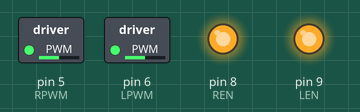
This sketch was run on a simulated Arduino Uno, built with avr-gcc and run on an emulated ATmega328P. Parts: switched loads named in the sketch (green lamp = pin HIGH), output pins drawn as LEDs (lit = HIGH).

Above: at 0.05 s.
At 4.05 s:
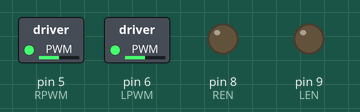
At 7.95 s:
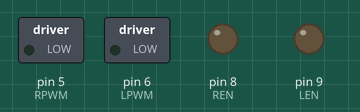
Timing chart, 0 to 10.4 s (numbered marks = the images above):
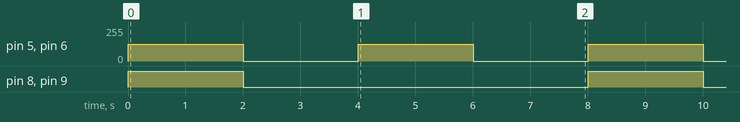

The sketch:

IBT_2_driver.ino
```cpp
#define RPWM 5
#define LPWM 6
#define REN 8
#define LEN 9

void setup() {
  pinMode(RPWM, OUTPUT);
  pinMode(LPWM, OUTPUT);
  pinMode(REN, OUTPUT);
  pinMode(LEN, OUTPUT);
}

void loop() {
  // Move motors forward at half speed
  analogWrite(RPWM, 127);
  analogWrite(LPWM, 127);
  digitalWrite(REN, HIGH);
  digitalWrite(LEN, HIGH);
  delay(2000);

  // Stop both motors
  analogWrite(RPWM, 0);
  analogWrite(LPWM, 0);
  digitalWrite(REN, LOW);
  digitalWrite(LEN, LOW);
  delay(2000);

  // Move motors backward at half speed
  analogWrite(RPWM, 127);
  analogWrite(LPWM, 127);
  digitalWrite(REN, LOW);
  digitalWrite(LEN, LOW);
  delay(2000);

  // Stop both motors
  analogWrite(RPWM, 0);
  analogWrite(LPWM, 0);
  digitalWrite(REN, LOW);
  digitalWrite(LEN, LOW);
  delay(2000);
}
```

Measured:
- by itself, pin 5 (RPWM), pin 6 (LPWM): alternates 127/255 for 2.0 s and 0/255 for 2.0 s
- by itself, pin 8 (REN), pin 9 (LEN): alternates HIGH for 2.0 s and LOW for 6.0 s
